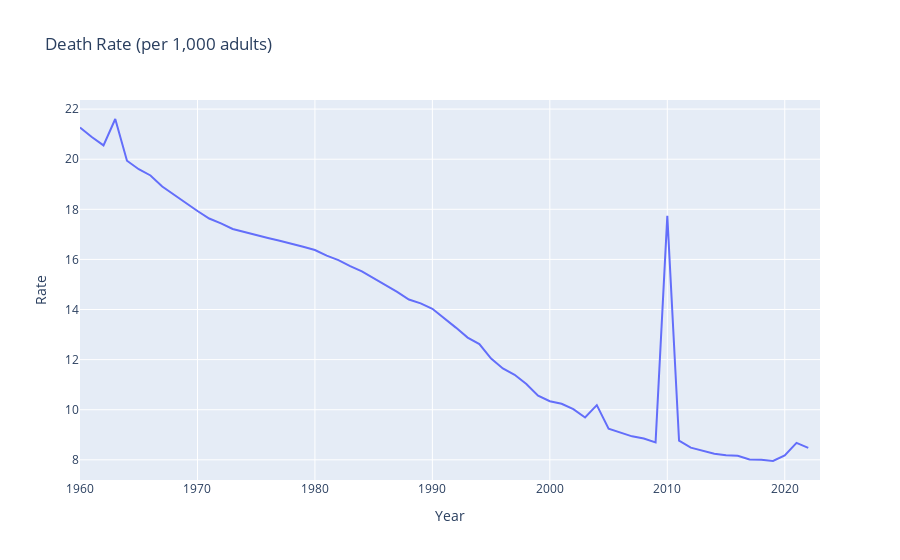

Notebook cell for this chart:
### Markdown cell above
**Crude Death Rate**

### Code cell
cdr_ind = {"SP.DYN.CDRT.IN":"Death rate, crude (per 1,000 people)"}

data = wbdata.get_dataframe(cdr_ind, country="HTI", parse_dates=True)
fig = data.plot(title="Death Rate (per 1,000 adults)", labels=dict(date='Year', value='Rate'))
fig.update_layout(showlegend=False)
fig.show()
